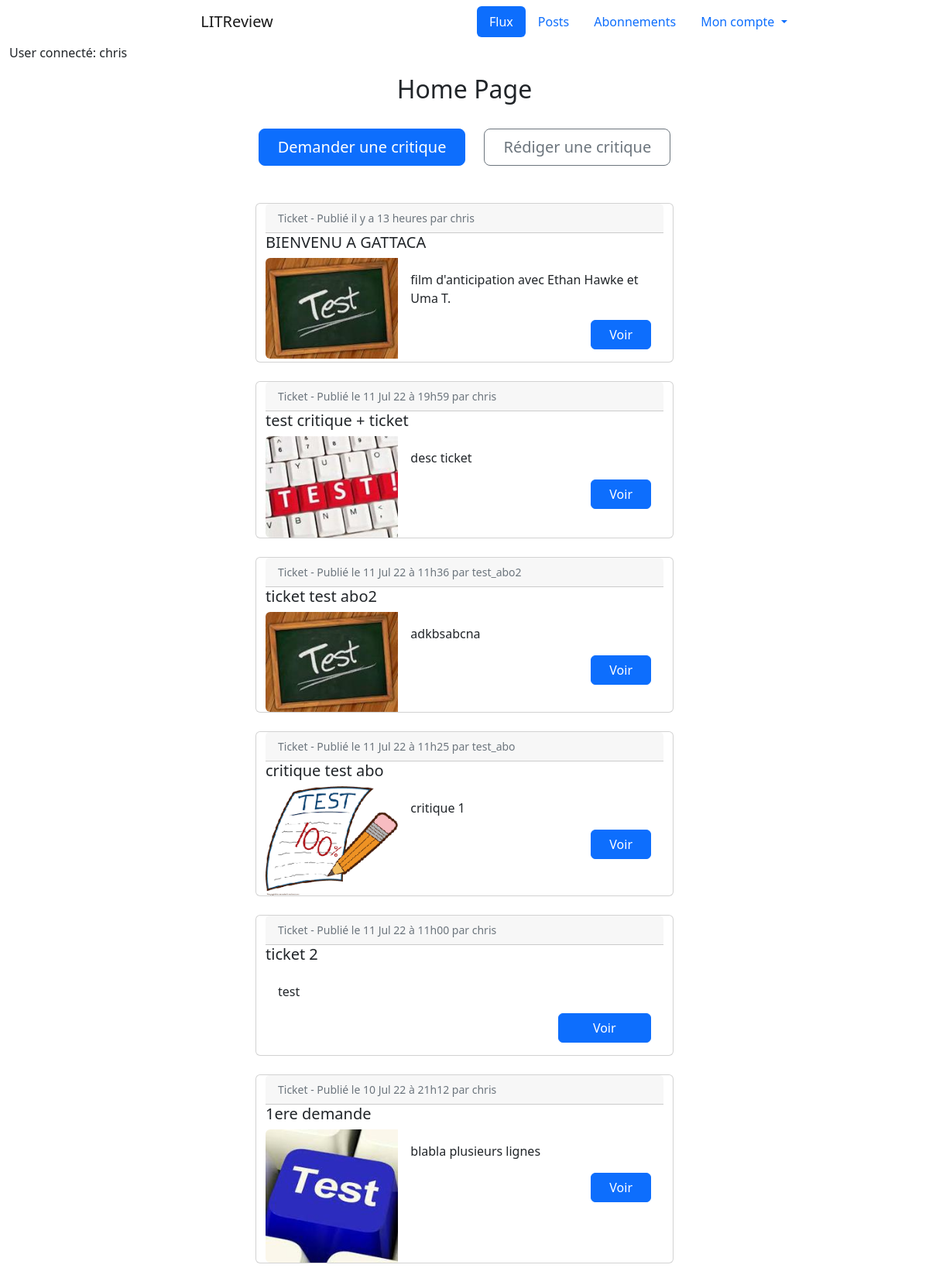
The app's page /feed/ (signed in), older data.
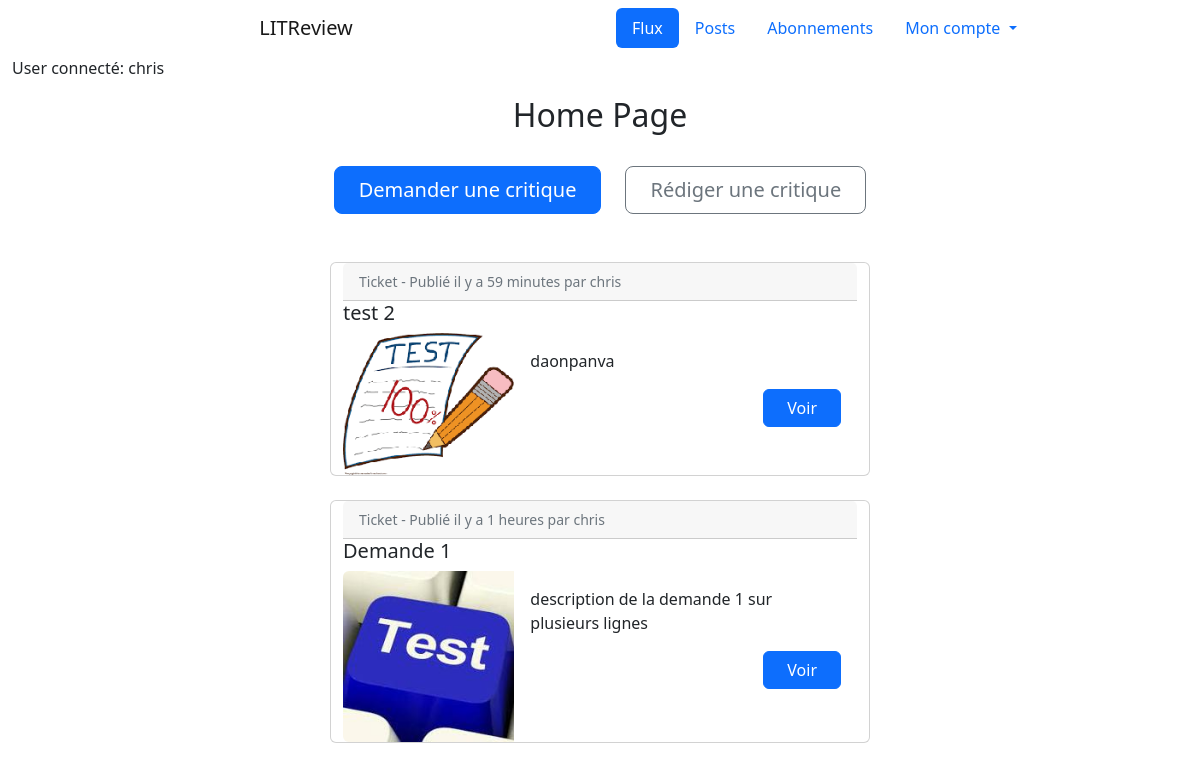
The same page, newer data.
### reviews/models.py (models this page shows, shortened)
class Ticket(models.Model):
    title = models.fields.CharField(max_length=128)
    description = models.fields.TextField(max_length=2048, blank=True)
    image = models.ImageField(null=True, blank=True)
    time_created = models.DateTimeField(auto_now_add=True)
    last_edited = models.DateTimeField(auto_now_add=True, null=True)
    user = models.ForeignKey(settings.AUTH_USER_MODEL, null=True, on_delete=models.CASCADE)
    IMAGE_MAX_SIZE = (200, 200)

### authentication/models.py (models this page shows)
class User(AbstractUser):
    follows = models.ManyToManyField(
        'self',
        symmetrical=False,
        verbose_name='Utilisateurs suivis: ',
        through='UserFollows',
        related_name='followed_users'
    )
    followers = models.ManyToManyField(
        'self',
        symmetrical=False,
        verbose_name='Utilisateurs abonnés: ',
        through='UserFollowing',
        related_name='followed_by'
    )

### reviews/views.py (the view)
# urls.py: path('feed/', reviews.views.feed, name='feed'),
@login_required
def feed(request):
    tickets = models.Ticket.objects.filter(
        Q(user__in=request.user.follows.all()) | Q(user=request.user))
    reviews = models.Review.objects.filter(
        user__in=request.user.follows.all()).exclude(
        ticket__in=tickets
    )
    posts = sorted(
        chain(tickets, reviews),
        key=lambda instance: instance.time_created,
        reverse=True
    )
    return render(request, 'reviews/feed.html', {'posts': posts})

### reviews/templatetags/review_tag.py (called while the page is built)
@register.filter
def model_type(value):
    return type(value).__name__

@register.filter
def get_posted_at_display(posted_at):
    seconds_ago = (timezone.now() - posted_at).total_seconds()
    if seconds_ago <= HOUR:
        return f'Publié il y a {int(seconds_ago // MINUTE)} minutes'
    elif seconds_ago <= DAY:
        return f'Publié il y a {int(seconds_ago // HOUR)} heures'
    return f'Publié le {posted_at.strftime("%d %b %y à %Hh%M")}'

### reviews/templates/reviews/feed.html
{% extends 'base.html' %}
{% load review_tag %}
{% block content %}
<div class="container-fluid">
    <div class="row text-center mb-4">
        <h2>Home Page</h2>
    </div>
    <div class="d-grid gap-2 d-sm-flex justify-content-sm-center mb-5">
        <a type="button" class="btn btn-primary btn-lg px-4 me-sm-3"
                href="{% url 'ticket' %}">Demander une critique</a>
        <a type="button" class="btn btn-outline-secondary btn-lg px-4"
                href="{% url 'review_ticket' %}">Rédiger une critique</a>
    </div>
    <div class="grid-container">
        {% for instance in posts %}
            {% if instance|model_type == 'Ticket' %}
                {% include 'reviews/partials/ticket_snippet.html' with ticket=instance %}
            {% elif instance|model_type == 'Review' %}
                {% include 'reviews/partials/review_snippet.html' with review=instance %}
            {% endif %}
        {% endfor %}
    </div>
</div>
{% endblock content %}

### reviews/templates/reviews/partials/ticket_snippet.html
{% load review_tag %}
<div class="container-fluid">
    <div class="row justify-content-center">
        <div class="card mb-4" style="max-width: 540px;">
          <div class="row g-0">
              <p class="card-header"><small class="text-muted">Ticket - {{ ticket.time_created|get_posted_at_display }}
                    par {{ ticket.user}}</small></p>
              <h5 class="card-title">{{ ticket.title }}</h5>
              {% if ticket.image %}
                <div class="col-md-4">
                  <img class="img-fluid rounded-start" src="{{ ticket.image.url }}">
                </div>
              {% endif %}
              <div class="card-body col-md-8">
                    <p class="card-text">{{ ticket.description }}</p>
                    <div class="text-end">
                        <a class="btn btn-primary col-3" href="{% url 'view_ticket' ticket.id %}">Voir</a>
                    </div>
              </div>
          </div>
        </div>
    </div>
</div>

Row changes from the older to the newer data that the page shows:
removed Ticket: time_created|get_posted_at_display "Publié il y a 13 heures", user "chris", title "BIENVENU A GATTACA", image (picture), description "film d'anticipation avec Ethan Hawke et Uma T."
removed Ticket: time_created|get_posted_at_display "Publié le 11 Jul 22 à 19h59", user "chris", title "test critique + ticket", image (picture), description "desc ticket"
removed Ticket: time_created|get_posted_at_display "Publié le 11 Jul 22 à 11h36", user "test_abo2", title "ticket test abo2", image (picture), description "adkbsabcna"
removed Ticket: time_created|get_posted_at_display "Publié le 11 Jul 22 à 11h25", user "test_abo", title "critique test abo", image (picture), description "critique 1"
removed Ticket: time_created|get_posted_at_display "Publié le 11 Jul 22 à 11h00", user "chris", title "ticket 2", description "test"
removed Ticket: time_created|get_posted_at_display "Publié le 10 Jul 22 à 21h12", user "chris", title "1ere demande", image (picture), description "blabla plusieurs lignes"
added Ticket: time_created|get_posted_at_display "Publié il y a 59 minutes", user "chris", title "test 2", image (picture), description "daonpanva"
added Ticket: time_created|get_posted_at_display "Publié il y a 1 heures", user "chris", title "Demande 1", image (picture), description "description de la demande 1 sur plusieurs lignes"
